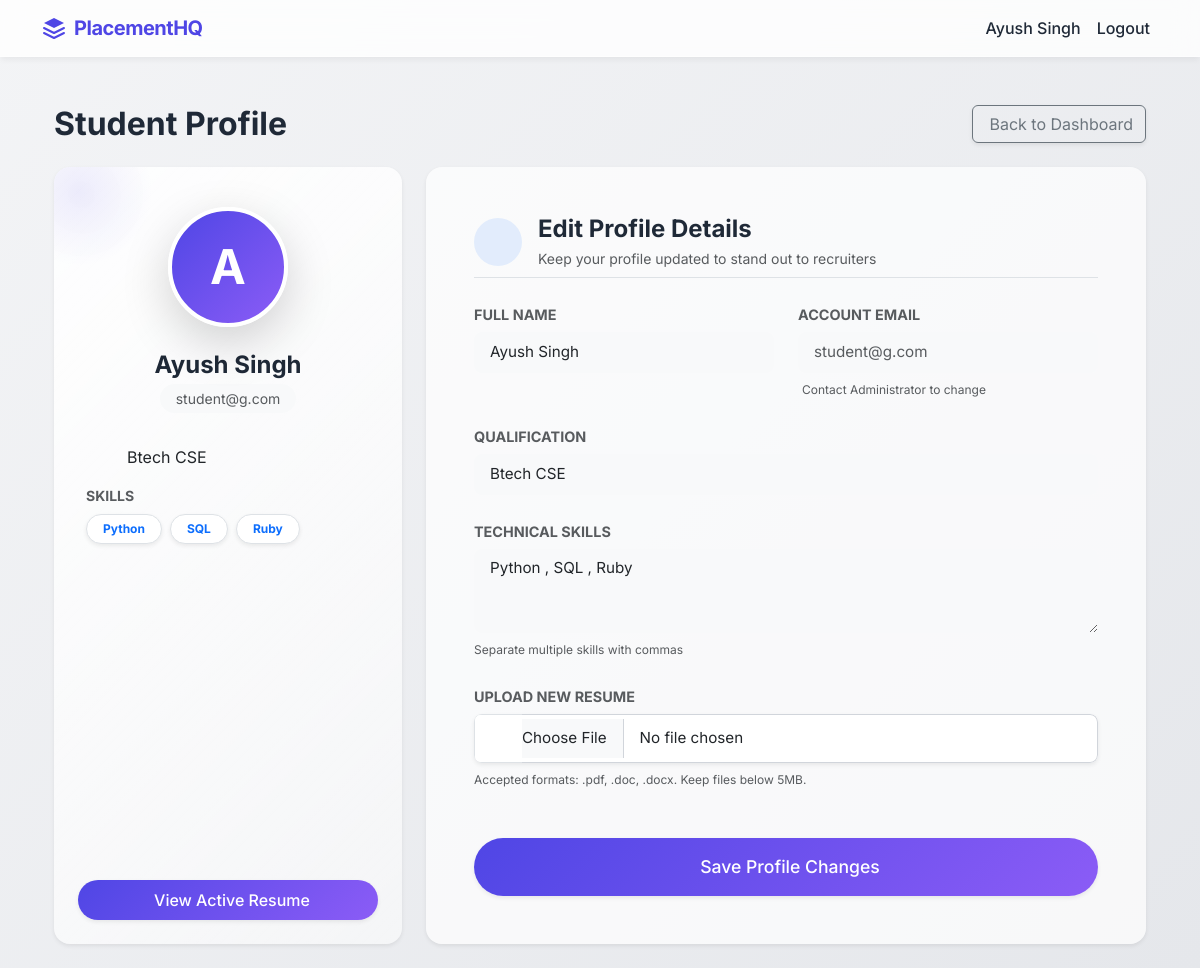
/student/profile (signed in), run on the app's committed database.
### backend/models.py (models this page shows, shortened)
class User(db.Model, UserMixin):
    __tablename__ = "user"
    id = db.Column(db.Integer, primary_key=True)
    full_name = db.Column(db.String(100), nullable=False)
    email = db.Column(db.String(120), unique=True, nullable=False)
    password = db.Column(db.String(200), nullable=False)
    role = db.Column(db.String(20), nullable=False)
    is_active = db.Column(db.Boolean, default=True)
    created_at = db.Column(db.DateTime, default=datetime.utcnow)
    company_profile = db.relationship(
        "CompanyProfile", backref="user", uselist=False, cascade="all, delete"
    )
    student_profile = db.relationship(
        "StudentProfile", backref="user", uselist=False, cascade="all, delete"
    )
    applications = db.relationship(
        "Application", backref="student", cascade="all, delete", lazy=True
    )

class StudentProfile(db.Model):
    __tablename__ = "student_profile"
    id = db.Column(db.Integer, primary_key=True)
    qualification = db.Column(db.String(100), nullable=False)
    skills = db.Column(db.String(250))
    resume_path = db.Column(db.String(250))
    is_blacklisted = db.Column(db.Boolean, default=False)
    user_id = db.Column(
        db.Integer, db.ForeignKey("user.id", ondelete="CASCADE"), nullable=False
    )

### backend/controllers.py (the view, shortened to what this page needs)
@bp.route("/student/profile", methods=["GET", "POST"])
@login_required
@role_required("STUDENT")
def student_profile():
    student_id = current_user.id
    if not student_id:
        return redirect(url_for("main.login"))
    user = User.query.get_or_404(student_id)
    profile = StudentProfile.query.filter_by(user_id=student_id).first()
    return render_template(
        "student_profile.html",
        user=user,
        profile=profile
    )

### backend/__init__.py (called while the page is built)
def create_app():
    app = Flask(__name__, template_folder="../templates", static_folder="../static")
    app.config["SQLALCHEMY_DATABASE_URI"] = os.getenv(
        "DATABASE_URL",
        "sqlite:///PLACEMENT_PORTAL.sqlite3"
    )
    app.config["SQLALCHEMY_TRACK_MODIFICATIONS"] = False
    app.config["SECRET_KEY"] = os.getenv("SECRET_KEY", "placement_secret_key")
    app.debug = True
    db.init_app(app)
    login_manager = LoginManager()
    login_manager.login_view = "main.login"
    login_manager.init_app(app)
    @login_manager.user_loader
    def load_user(user_id):
        return User.query.get(int(user_id))
    from .controllers import bp
    app.register_blueprint(bp)
    from .api import api_bp
    app.register_blueprint(api_bp)
    return app

### backend/controllers.py (called while the page is built)
def role_required(role):
    def decorator(f):
        @wraps(f)
        def decorated_function(*args, **kwargs):
            if not current_user.is_authenticated:
                return redirect(url_for('main.login'))
            if current_user.role != role:
                flash("You do not have permission to view this page.", "danger")
                return redirect(url_for('main.login'))
            return f(*args, **kwargs)
        return decorated_function
    return decorator

### templates/student_profile.html (shortened to what this page needs)
{% extends "base.html" %}
{% block content %}
<div class="container py-4">
    <div class="d-flex flex-column flex-md-row justify-content-between align-items-center mb-4">
        <h2 class="fw-bold mb-3 mb-md-0" style="color: var(--dark-text);">Student Profile</h2>
        <a href="{{ url_for('main.student_dashboard') }}" class="btn btn-outline-secondary shadow-sm">
             Back to Dashboard
        </a>
    </div>
    <div class="row g-4 animate-fade-in">
        <div class="col-lg-4">
            <div class="glass-card border-0 shadow-sm text-center p-4 h-100 d-flex flex-column align-items-center position-relative overflow-hidden" style="background: linear-gradient(135deg, rgba(255,255,255,0.9) 0%, rgba(255,255,255,0.5) 100%);">
                <div class="position-absolute" style="top: -50px; left: -50px; width: 150px; height: 150px; background: radial-gradient(circle, rgba(79, 70, 229, 0.1) 0%, transparent 70%); border-radius: 50%;"></div>
                <div class="rounded-circle d-flex align-items-center justify-content-center shadow-lg mb-4 mt-3 position-relative z-1" style="width: 120px; height: 120px; background: linear-gradient(135deg, var(--primary) 0%, var(--accent) 100%); color: white; font-size: 3rem; font-weight: bold; border: 4px solid white;">
                    {{ (user.full_name or 'U')[0] | upper }}
                </div>
                <h4 class="fw-bold mb-1" style="color: var(--dark-text);">{{ user.full_name }}</h4>
                <p class="text-muted mb-4 px-3 py-1 bg-light rounded-pill small">{{ user.email }}</p>
                <div class="w-100 mt-2 text-start px-2">
                    <p class="mb-3 d-flex align-items-center">
                        <span class="text-dark">{{ profile.qualification }}</span>
                    </p>
                    <div class="mb-4">
                        <p class="mb-2 text-muted small fw-bold text-uppercase tracking-widest">Skills</p>
                        <div class="d-flex flex-wrap gap-2">
                            {% if profile.skills %}
                                {% for skill in profile.skills.split(',') %}
                                    <span class="badge bg-white shadow-sm text-primary border px-3 py-2 rounded-pill">{{ skill.strip() }}</span>
                                {% endfor %}
                            {% else %}
                                <span class="text-muted small">No skills specified</span>
                            {% endif %}
                        </div>
                    </div>
                </div>
                <div class="mt-auto w-100 pt-4">
                    {% if profile.resume_path %}
                        <a href="{{ url_for('static', filename=profile.resume_path) }}" target="_blank" class="btn btn-premium w-100 shadow-sm py-2">
                             View Active Resume
                        </a>
                    {% else %}
                        <button class="btn btn-outline-danger w-100 shadow-sm py-2" disabled>
                            <i class="fas fa-exclamation-circle me-2"></i> No Resume Uploaded
                        </button>
                    {% endif %}
                </div>
            </div>
        </div>
        <div class="col-lg-8">
            <div class="glass-card border-0 shadow-sm p-4 p-md-5 h-100">
                <div class="d-flex align-items-center mb-4 pb-2 border-bottom">
                    <div class="bg-primary bg-opacity-10 text-primary rounded-circle d-flex justify-content-center align-items-center me-3" style="width: 48px; height: 48px;">
                    </div>
                    <div>
                        <h4 class="fw-bold mb-0">Edit Profile Details</h4>
                        <p class="text-muted small mb-0 mt-1">Keep your profile updated to stand out to recruiters</p>
                    </div>
                </div>
                <form method="POST" enctype="multipart/form-data">
                    <div class="row g-4">
                        <div class="col-md-6 form-group">
                            <label class="form-label fw-bold text-muted small text-uppercase tracking-widest">Full Name</label>
                            <input type="text" name="name" class="form-control form-control-lg bg-light border-0 shadow-none px-3 py-2" value="{{ user.full_name }}" required>
                        </div>
                        <div class="col-md-6 form-group">
                            <label class="form-label fw-bold text-muted small text-uppercase tracking-widest">Account Email</label>
                            <input type="email" class="form-control form-control-lg bg-light border-0 shadow-none text-muted px-3 py-2" value="{{ user.email }}" disabled>
                            <small class="text-muted mt-2 d-inline-block" style="font-size: 0.75rem;"> Contact Administrator to change</small>
                        </div>
                        <div class="col-12 form-group">
                            <label class="form-label fw-bold text-muted small text-uppercase tracking-widest">Qualification</label>
                            <input type="text" name="qualification" class="form-control form-control-lg bg-light border-0 shadow-none px-3 py-2" value="{{ profile.qualification }}" placeholder="e.g. B.Tech Computer Science" required>
                        </div>
                        <div class="col-12 form-group">
                            <label class="form-label fw-bold text-muted small text-uppercase tracking-widest">Technical Skills</label>
                            <textarea name="skills" class="form-control form-control-lg bg-light border-0 shadow-none px-3 py-2" rows="3" placeholder="e.g. Python, Java, React (Comma separated)">{{ profile.skills }}</textarea>
                            <small class="text-muted mt-2 d-inline-block" style="font-size: 0.75rem;">Separate multiple skills with commas</small>
                        </div>
                        <div class="col-12 form-group">
                            <label class="form-label fw-bold text-muted small text-uppercase tracking-widest">Upload New Resume</label>
                            <div class="input-group shadow-sm rounded-3 overflow-hidden">
                                <span class="input-group-text bg-white border-end-0 text-muted px-4"></span>
                                <input type="file" name="resume" class="form-control form-control-lg bg-white border-start-0 ps-0 shadow-none" accept=".pdf,.doc,.docx">
                            </div>
                            <small class="text-muted mt-2 d-inline-block" style="font-size: 0.75rem;">Accepted formats: .pdf, .doc, .docx. Keep files below 5MB.</small>
                        </div>
                        <div class="col-12 mt-5">
                            <button type="submit" class="btn btn-premium btn-lg w-100 shadow-sm py-3" style="font-size: 1.1rem;">
                                 Save Profile Changes
                            </button>
                        </div>
                    </div>
                </form>
            </div>
        </div>
    </div>
</div>
{% endblock %}

### templates/base.html (shortened to what this page needs)
<!DOCTYPE html>
<html lang="en">
<head>
    <link
      href="https://cdn.jsdelivr.net/npm/bootstrap@5.3.2/dist/css/bootstrap.min.css"
      rel="stylesheet"
    >
    <link rel="stylesheet" href="{{ url_for('static', filename='css/styles.css') }}">
</head>
<body class="{% block body_class %}{% endblock %}">
<nav class="navbar navbar-expand-lg navbar-glass">
    <div class="container">
        <a class="navbar-brand d-flex align-items-center" href="/">
            <svg class="me-2" width="24" height="24" viewBox="0 0 24 24" fill="none" xmlns="http://www.w3.org/2000/svg">
                <path d="M12 2L2 7L12 12L22 7L12 2Z" fill="#4F46E5"/>
                <path d="M2 17L12 22L22 17M2 12L12 17L22 12" stroke="#4F46E5" stroke-width="2" stroke-linecap="round" stroke-linejoin="round"/>
            </svg>
            PlacementHQ
        </a>
        <div class="collapse navbar-collapse">
            <ul class="navbar-nav ms-auto">
                {% if current_user.is_authenticated %}
                    <li class="nav-item">
                        <span class="nav-link">
                            {{ current_user.full_name }}
                        </span>
                    </li>
                    <li class="nav-item">
                        <a class="nav-link" href="{{ url_for('main.logout') }}">Logout</a>
                    </li>
                {% else %}
                    <li class="nav-item">
                        <a class="nav-link" href="{{ url_for('main.login') }}">Login</a>
                    </li>
                {% endif %}
            </ul>
        </div>
    </div>
</nav>
<div class="container mt-4">
    {% block content %}{% endblock %}
</div>
</body>
</html>

### static/css/styles.css (style rules this page uses)
:root { --primary: #4F46E5; --primary-hover: #4338CA; --secondary: #10B981; --secondary-hover: #059669; --accent: #8B5CF6; --dark-text: #1F2937; --muted-text: #6B7280; --background-start: #F3F4F6; --background-end: #E5E7EB; --glass-bg: rgba(255, 255, 255, 0.7); --glass-border: rgba(255, 255, 255, 0.5); --glass-shadow: 0 8px 32px 0 rgba(31, 38, 135, 0.05); --font-main: 'Inter', system-ui, -apple-system, sans-serif; --border-radius-sm: 8px; --border-radius-md: 12px; --border-radius-lg: 16px; --border-radius-pill: 50px; }
body { font-family: var(--font-main); color: var(--dark-text); background: linear-gradient(135deg, var(--background-start) 0%, var(--background-end) 100%); background-attachment: fixed; min-height: 100vh; margin: 0; padding: 0; overflow-x: hidden; }
.animate-fade-in { animation: fadeInUp 0.6s cubic-bezier(0.16, 1, 0.3, 1) forwards; }
.navbar-glass { background: rgba(255, 255, 255, 0.8) !important; backdrop-filter: blur(12px); -webkit-backdrop-filter: blur(12px); border-bottom: 1px solid var(--glass-border); box-shadow: 0 4px 6px -1px rgba(0, 0, 0, 0.05); position: sticky; top: 0; z-index: 1000; transition: all 0.3s ease; }
.navbar-glass .navbar-brand { font-weight: 700; color: var(--primary) !important; letter-spacing: -0.5px; }
.navbar-glass .nav-link { color: var(--dark-text) !important; font-weight: 500; transition: color 0.2s ease; }
.glass-card { background: var(--glass-bg); backdrop-filter: blur(16px); -webkit-backdrop-filter: blur(16px); border: 1px solid var(--glass-border); border-radius: var(--border-radius-lg); box-shadow: var(--glass-shadow); transition: transform 0.3s ease, box-shadow 0.3s ease; overflow: hidden; }
.form-control, .form-select { border-radius: var(--border-radius-sm); border: 1px solid #D1D5DB; padding: 0.75rem 1rem; font-size: 0.95rem; transition: all 0.2s ease; background-color: rgba(255, 255, 255, 0.9); }
.form-label { font-weight: 500; font-size: 0.9rem; color: var(--dark-text); margin-bottom: 0.4rem; }
.btn-premium { background: linear-gradient(135deg, var(--primary) 0%, var(--accent) 100%); color: white !important; border: none; border-radius: var(--border-radius-pill); padding: 0.6rem 1.5rem; font-weight: 500; transition: all 0.3s ease; box-shadow: 0 4px 10px rgba(79, 70, 229, 0.3); }

### data on the page
User: full_name "Ayush Singh", full_name "A", email "student@g.com", name "Ayush Singh"
StudentProfile: qualification "Btech CSE", skills "Python , SQL , Ruby"

### other printed values
{{ skill.strip() }} "Python" "SQL" "Ruby"
